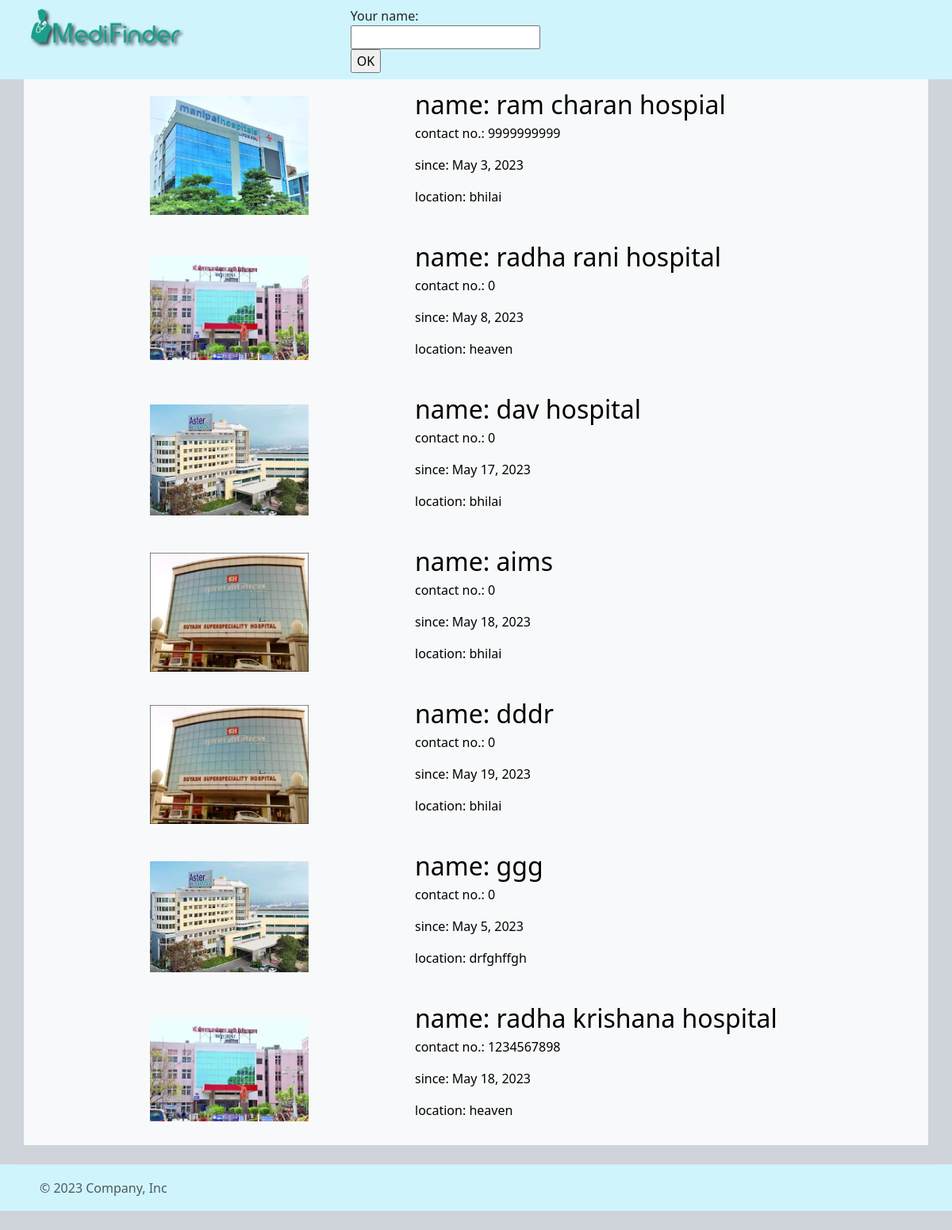
The app's page /search/ with its own data.
### hospital/models.py (models this page shows)
class hos_list(models.Model):
    hos_name = models.CharField(max_length=50)
    location =models.CharField(max_length=50)
    desc = models.CharField(max_length=1000)
    date = models.DateField()
    image = models.ImageField(upload_to="hospital/images")
    services = models.CharField(max_length=1000,default="")
    contact = models.IntegerField(default=0)
    hos_beds = models.IntegerField(default=0)
    def __str__(self):
        return self.hos_name

### hospital/views.py (the view)
# urls.py: path('search/',search, name='search'),
def search(request):
    hos_lists = hos_list.objects.all()
    print(hos_lists)
    n= len(hos_lists)
    params ={'no of slides':n , 'range':range(n) , 'hos_lists':hos_lists}
    return render(request,'search.html', params)

### template/search.html (shortened to what this page needs)
<!doctype html>
<html lang="en">
  <head>
    <link href="https://cdn.jsdelivr.net/npm/bootstrap@5.3.0-alpha3/dist/css/bootstrap.min.css" rel="stylesheet">
  </head>
  <body class="bg-dark-subtle">
    {% load static %}
    <nav class="navbar bg-info-subtle ">
      <div class="row">
        <div class="col px-5">
          <img src="{% static 'mf2ds.png' %}" width="200" alt="">
        </div>
        <div class="col d-flex justify-content-center align-items-center px-5">
          <div class="container-fluid d-flex justify-content-center align-items-center ">
            <form action = "/query" method = "get">
              <label for="query">Your name: </label>
              <input id="query" type="text" name="query">
              <input type="submit" value="OK">
          </form>
        </div>
        </div>
      </div>
      </nav>
 <div class="container px-5 bg-light">
   {% for i in hos_lists%}
   <a href="/hos_profile/{{i.id}}" class="link-body-emphasis link-offset-2 link-underline-opacity-0 link-opacity-75-hover">
 <div class="row featurette py-3  rounded-2">
  <div class="col-md-7 order-md-2   ">
    <h2 class="featurette-heading fw-normal lh-1">name: {{i.hos_name}}</h2>
   <p class="">contact no.: {{i.contact}}</p>
    <p class="">since: {{i.date}}</p>
    <p class="rating">location: {{i.location}} </p>
  </div>
  <div class="col-md-5 order-md-1 d-flex justify-content-center align-items-center">
    <img src="/media/{{i.image}}" width="200" alt="">
    </div>
</div>
</a>
{% endfor %}
</div>
          <div class="container-fluid bg-info-subtle">
            <footer class="d-flex flex-wrap justify-content-between align-items-center py-3 my-4 border-top">
              <div class="col-md-4 d-flex align-items-center">
                <a href="/" class="mb-3 me-2 mb-md-0 text-body-secondary text-decoration-none lh-1">
                  <svg class="bi" width="30" height="24"><use xlink:href="#bootstrap"></use></svg>
                </a>
                <span class="mb-3 mb-md-0 text-body-secondary">© 2023 Company, Inc</span>
              </div>
              <ul class="nav col-md-4 justify-content-end list-unstyled d-flex">
                <li class="ms-3"><a class="text-body-secondary" href="#"><svg class="bi" width="24" height="24"><use xlink:href="#twitter"></use></svg></a></li>
                <li class="ms-3"><a class="text-body-secondary" href="#"><svg class="bi" width="24" height="24"><use xlink:href="#instagram"></use></svg></a></li>
                <li class="ms-3"><a class="text-body-secondary" href="#"><svg class="bi" width="24" height="24"><use xlink:href="#facebook"></use></svg></a></li>
              </ul>
            </footer>
          </div>
  </body>
</html>

### records on screen
hos_list: hos_name "ram charan hospial", contact "9999999999", date "May 3, 2023", location "bhilai", image (picture)
hos_list: hos_name "radha rani hospital", contact "0", date "May 8, 2023", location "heaven", image (picture)
hos_list: hos_name "dav hospital", contact "0", date "May 17, 2023", location "bhilai", image (picture)
hos_list: hos_name "aims", contact "0", date "May 18, 2023", location "bhilai", image (picture)
hos_list: hos_name "dddr", contact "0", date "May 19, 2023", location "bhilai", image (picture)
hos_list: hos_name "ggg", contact "0", date "May 5, 2023", location "drfghffgh", image (picture)
hos_list: hos_name "radha krishana hospital", contact "1234567898", date "May 18, 2023", location "heaven", image (picture)
